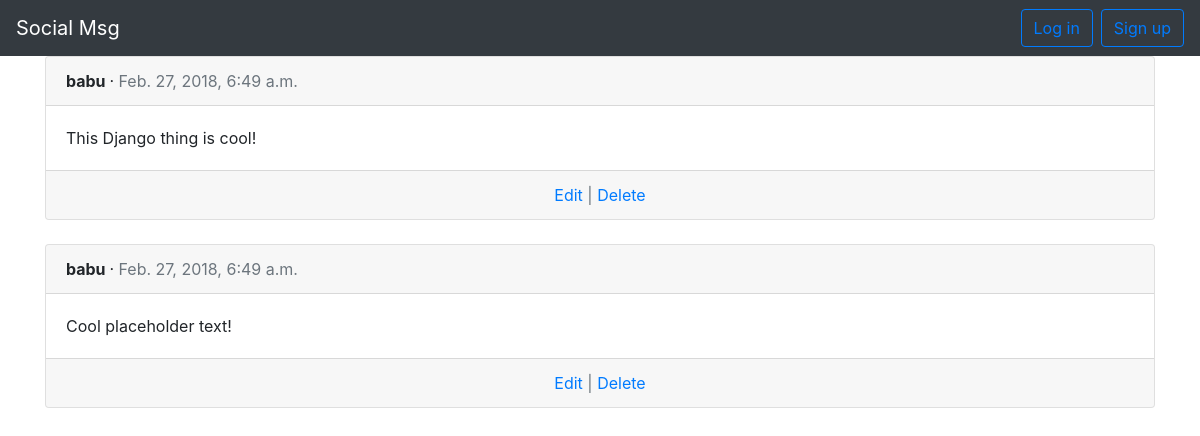
The app's page /posts/, older data.
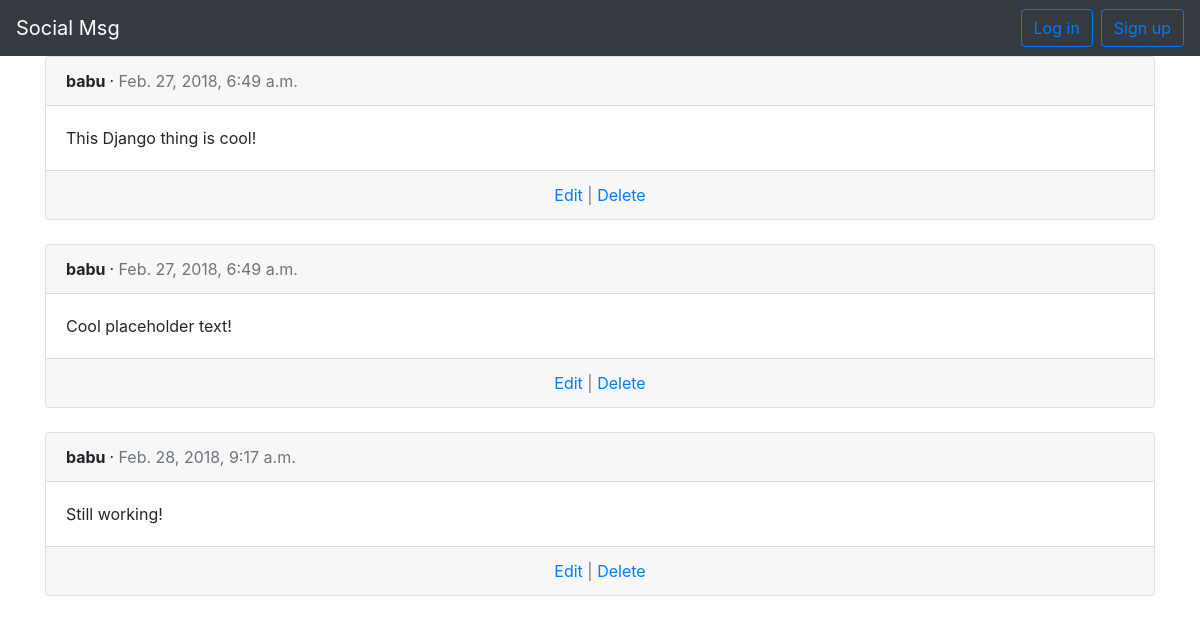
The same page, newer data.
### posts/models.py (models this page shows, shortened)
class Post(models.Model):
    message = models.CharField(max_length=280)
    date = models.DateTimeField(auto_now_add=True)
    author = models.ForeignKey(
        settings.AUTH_USER_MODEL,
        on_delete=models.CASCADE,
    )

### users/models.py (models this page shows)
class CustomUser(AbstractUser):
    objects = CustomUserManager()

### posts/views.py (the view)
# urls.py: path('', views.PostListView.as_view(), name='post_list'),
class PostListView(ListView):
    model = models.Post
    template_name = 'post_list.html'

### templates/post_list.html (shortened to what this page needs)
{% extends 'base.html' %}
{% block content %}
    {% for post in object_list %}
        <div class="card">
            <div class="card-header">
                <span class="font-weight-bold">
                    {{ post.author }}
                </span>
                &middot;
                <span class="text-muted">
                    {{ post.date }}
                </span>
            </div>
            <div class="card-body">
                {{ post.message }}
            </div>
            <div class="card-footer text-center text-muted">
                <a href="{% url 'post_edit' post.pk %}">Edit</a> | <a href="{% url 'post_delete' post.pk %}">Delete</a>
            </div>
        </div>
        <br />
    {% endfor %}
{% endblock %}

### templates/base.html (shortened to what this page needs)
<!doctype html>
<html lang="en">
  <head>
    <link rel="stylesheet" href="https://maxcdn.bootstrapcdn.com/bootstrap/4.0.0/css/bootstrap.min.css">
  </head>
  <body>
    <nav class="navbar navbar-expand-sm navbar-dark bg-dark">
        <a class="navbar-brand" href="{% url 'home' %}">Social Msg</a>
        <div class="collapse navbar-collapse" id="navbarContent">
            {% if user.is_authenticated %}
                <ul class="navbar-nav ml-auto">
                    <li class="nav-item">
                        <a class="nav-link dropdown-toggle" href="#" id="userMenu" data-toggle="dropdown" aria-haspopup="true" aria-expanded="false">
                            {{ user.username }}
                        </a>
                        <div class="dropdown-menu dropdown-menu-right" aria-labelledby="userMenu">
                            <a class="dropdown-item" href="{% url 'password_change' %}">Change password</a>
                            <div class="dropdown-divider"></div>
                            <a class="dropdown-item" href="{% url 'logout' %}">Log out</a>
                        </div>
                    </li>
                </ul>
            {% else %}
                <form class="form-inline ml-auto">
                    <a href="{% url 'login' %}" class="btn btn-outline-primary">Log in</a>
                    <a href="{% url 'signup' %}" class="btn btn-outline-primary ml-2">Sign up</a>
                </form>
            {% endif %}
        </div>
    </nav>
    <div class="container">
        {% block content %}
        {% endblock %}
    </div>
  </body>
</html>

Row changes from the older to the newer data that the page shows:
added Post: author "babu", date "Feb. 28, 2018, 9:17 a.m.", message "Still working!"
